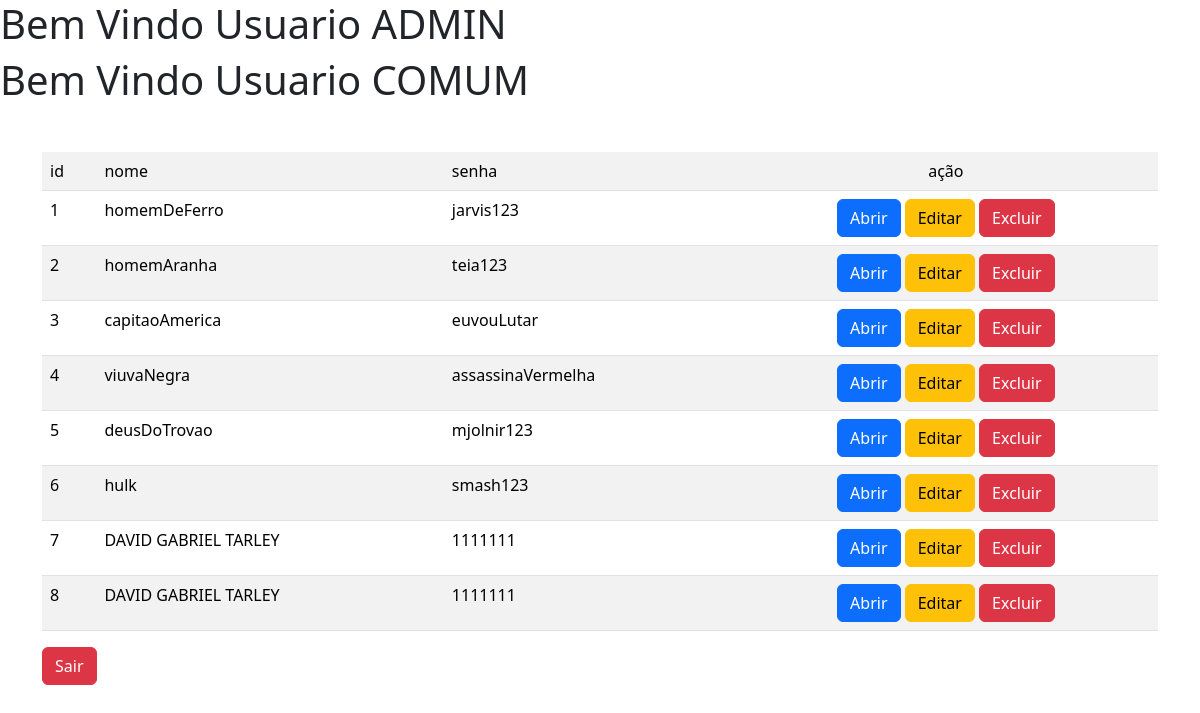
Before: /user_lista.php with the older database file.
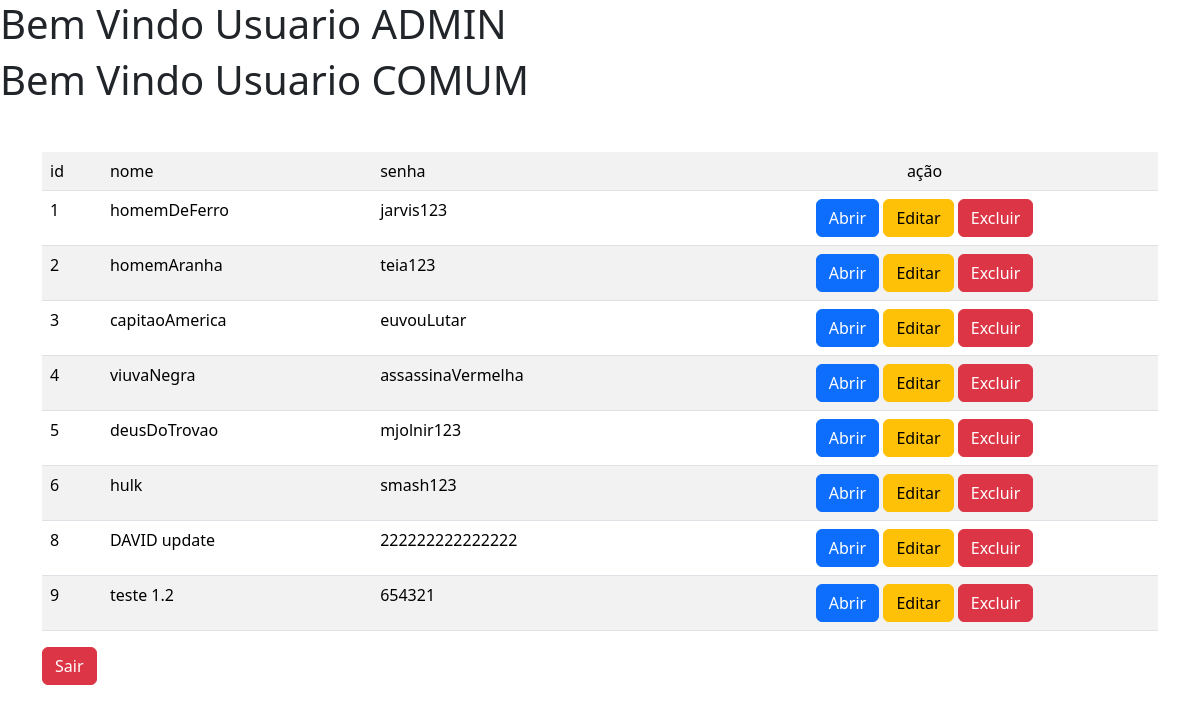
After: the same page with the newer database file.
### tables this page shows
CREATE TABLE `tb_usuario` (
  `id` int(11) NOT NULL,
  `usuario` varchar(100) DEFAULT NULL,
  `senha` varchar(100) DEFAULT NULL,
  `id_pessoa` int(11) NOT NULL
);

### user_lista.php (the view, shortened to what this page needs)
<h1>Bem Vindo Usuario ADMIN</h1>
<h1>Bem Vindo Usuario COMUM</h1>
<link href="https://cdn.jsdelivr.net/npm/bootstrap@5.3.3/dist/css/bootstrap.min.css" rel="stylesheet">
<?php
$dsn = 'mysql:dbname=db_vingadores;host=127.0.0.1';
$user = 'root';
$password = '';
$banco = new PDO($dsn, $user, $password);
$select = "SELECT * FROM tb_usuario";
$resultado = $banco->query($select)->fetchAll();
?>
<main class="container my-5">
    <table class="table table-striped">
        <tr>
            <td>    id  </td>
            <td>    nome  </td>
            <td>    senha  </td>
            <td class="text-center">    ação</td>
        </tr>
        <?php foreach($resultado as $linha) {?>
            <tr>
                <td>  <?=$linha['id'] ?> </td>
                <td>  <?php echo $linha['usuario'] ?> </td>
                <td>    <?php echo $linha['senha'] ?>  </td>
                <td class="text-center">
                    <a class="btn btn-primary" href="./user_ficha.php?id=<?=$linha['id'] ?>">Abrir</a>
                    <a class="btn btn-warning" href="./user_update.php?id=<?=$linha['id'] ?>">Editar</a>
                    <a class="btn btn-danger" href="./user-delete.php?id=<?=$linha['id'] ?>">Excluir</a>
                </td>
            </tr>
        <?php } ?>
    </table>
    <a class="btn btn-danger" href="./index.php">Sair</a>
</main>

Changed rows visible on the page:
removed tb_usuario: id "7", usuario "DAVID GABRIEL TARLEY", senha "1111111"
changed tb_usuario id 8: usuario "DAVID GABRIEL TARLEY" → "DAVID update"; senha "1111111" → "222222222222222"
added tb_usuario: id "9", usuario "teste 1.2", senha "654321"
